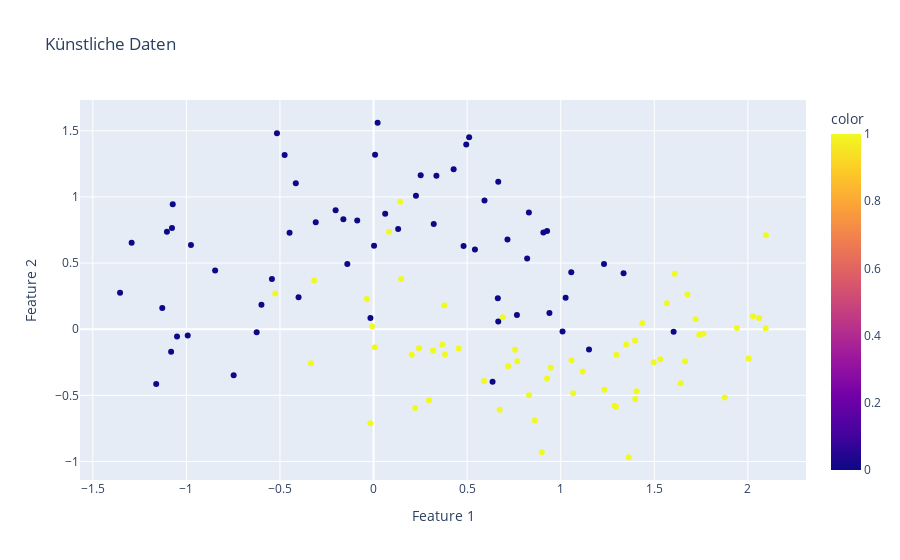

The notebook cell saved with this chart:
### Code cell
import plotly.express as px
from sklearn.datasets import make_moons

# generate artificial data
X, y = make_moons(n_samples=120, random_state=0, noise=0.3)

# plot artificial data
fig = px.scatter(x = X[:,0], y = X[:, 1], color=y,
        title='Künstliche Daten',
        labels = {'x': 'Feature 1', 'y': 'Feature 2'})
fig.show()
